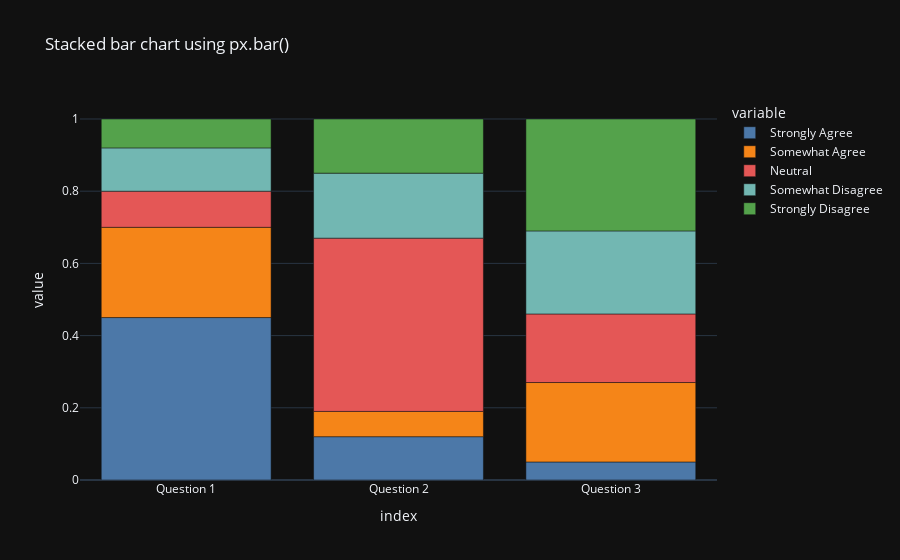

Notebook code for this chart:
### Code cell
colors = px.colors.qualitative.T10

# plotly
fig = px.bar(df, 
             x = df.index,
             y = [c for c in df.columns],
             template = 'plotly_dark',
             color_discrete_sequence = colors,
             title = 'Stacked bar chart using px.bar()', 
             )

fig.show()

### Figure 1 — Plotly figure (JSON) as saved in the notebook; plotly's stock layout.template omitted (floating-point values rounded to 4 significant figures)
{"data": [{"alignmentgroup": "True", "hovertemplate": "variable=Strongly Agree<br>index=%{x}<br>value=%{y}<extra></extra>", "legendgroup": "Strongly Agree", "marker": {"color": "#4C78A8"}, "name": "Strongly Agree", "offsetgroup": "Strongly Agree", "orientation": "v", "showlegend": true, "textposition": "auto", "type": "bar", "x": ["Question 1", "Question 2", "Question 3"], "xaxis": "x", "y": [0.45, 0.12, 0.05], "yaxis": "y"}, {"alignmentgroup": "True", "hovertemplate": "variable=Somewhat Agree<br>index=%{x}<br>value=%{y}<extra></extra>", "legendgroup": "Somewhat Agree", "marker": {"color": "#F58518"}, "name": "Somewhat Agree", "offsetgroup": "Somewhat Agree", "orientation": "v", "showlegend": true, "textposition": "auto", "type": "bar", "x": ["Question 1", "Question 2", "Question 3"], "xaxis": "x", "y": [0.25, 0.07, 0.22], "yaxis": "y"}, {"alignmentgroup": "True", "hovertemplate": "variable=Neutral<br>index=%{x}<br>value=%{y}<extra></extra>", "legendgroup": "Neutral", "marker": {"color": "#E45756"}, "name": "Neutral", "offsetgroup": "Neutral", "orientation": "v", "showlegend": true, "textposition": "auto", "type": "bar", "x": ["Question 1", "Question 2", "Question 3"], "xaxis": "x", "y": [0.1, 0.48, 0.19], "yaxis": "y"}, {"alignmentgroup": "True", "hovertemplate": "variable=Somewhat Disagree<br>index=%{x}<br>value=%{y}<extra></extra>", "legendgroup": "Somewhat Disagree", "marker": {"color": "#72B7B2"}, "name": "Somewhat Disagree", "offsetgroup": "Somewhat Disagree", "orientation": "v", "showlegend": true, "textposition": "auto", "type": "bar", "x": ["Question 1", "Question 2", "Question 3"], "xaxis": "x", "y": [0.12, 0.18, 0.23], "yaxis": "y"}, {"alignmentgroup": "True", "hovertemplate": "variable=Strongly Disagree<br>index=%{x}<br>value=%{y}<extra></extra>", "legendgroup": "Strongly Disagree", "marker": {"color": "#54A24B"}, "name": "Strongly Disagree", "offsetgroup": "Strongly Disagree", "orientation": "v", "showlegend": true, "textposition": "auto", "type": "bar", "x": ["Question 1", "Question 2", "Question 3"], "xaxis": "x", "y": [0.08, 0.15, 0.31], "yaxis": "y"}], "layout": {"autosize": true, "barmode": "relative", "legend": {"title": {"text": "variable"}, "tracegroupgap": 0}, "title": {"text": "Stacked bar chart using px.bar()"}, "xaxis": {"anchor": "y", "autorange": true, "domain": [0, 1], "range": [-0.5, 2.5], "title": {"text": "index"}, "type": "category"}, "yaxis": {"anchor": "x", "autorange": true, "domain": [0, 1], "range": [0, 1.053], "title": {"text": "value"}, "type": "linear"}}}
